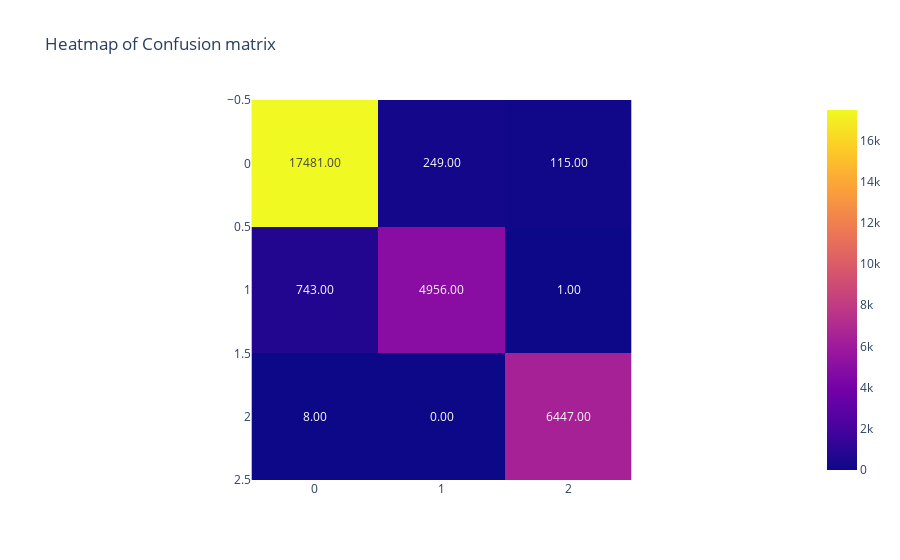

Notebook source saved alongside this figure:
### Markdown cell above
### 1.7. Drzewa decyzyjne: entropia

### Code cell
# entropy
entropy = DecisionTreeClassifier(criterion='entropy', max_depth=5, random_state=42)
entropy_score = score(entropy, "Entropy")

### Figure 1 — Plotly figure (JSON) as saved in the notebook; plotly's stock layout.template omitted (floating-point values rounded to 4 significant figures)
{"data": [{"coloraxis": "coloraxis", "hovertemplate": "x: %{x}<br>y: %{y}<br>color: %{z}<extra></extra>", "name": "0", "texttemplate": "%{z:.2f}", "type": "heatmap", "xaxis": "x", "yaxis": "y", "z": [[17481, 249, 115], [743, 4956, 1], [8, 0, 6447]]}], "layout": {"coloraxis": {"colorscale": [[0, "#0d0887"], [0.1111, "#46039f"], [0.2222, "#7201a8"], [0.3333, "#9c179e"], [0.4444, "#bd3786"], [0.5556, "#d8576b"], [0.6667, "#ed7953"], [0.7778, "#fb9f3a"], [0.8889, "#fdca26"], [1, "#f0f921"]]}, "title": {"text": "Heatmap of Confusion matrix"}, "xaxis": {"anchor": "y", "constrain": "domain", "domain": [0, 1], "scaleanchor": "y"}, "yaxis": {"anchor": "x", "autorange": "reversed", "constrain": "domain", "domain": [0, 1]}}}
